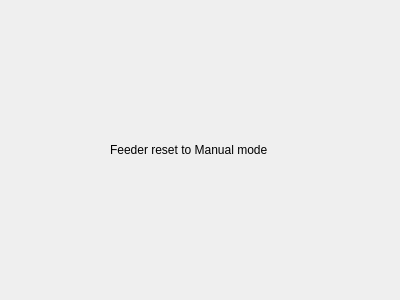
<?xml version="1.0" encoding="UTF-8"?>
<ui version="4.0">
 <class>ManualDialog</class>
 <widget class="QDialog" name="ManualDialog">
  <property name="geometry">
   <rect>
    <x>0</x>
    <y>0</y>
    <width>400</width>
    <height>300</height>
   </rect>
  </property>
  <property name="windowTitle">
   <string>Dialog</string>
  </property>
  <widget class="QLabel" name="label">
   <property name="geometry">
    <rect>
     <x>110</x>
     <y>140</y>
     <width>211</width>
     <height>20</height>
    </rect>
   </property>
   <property name="text">
    <string>Feeder reset to Manual mode</string>
   </property>
  </widget>
 </widget>
 <resources/>
 <connections/>
</ui>
